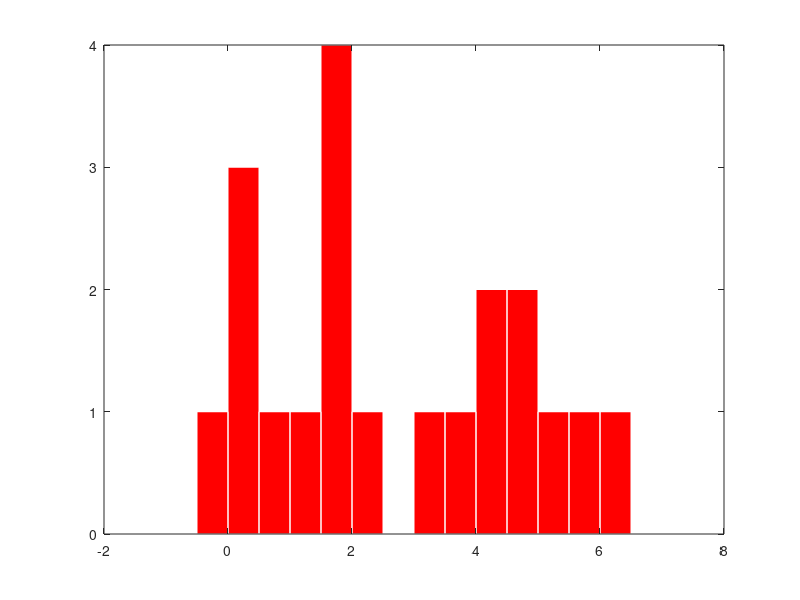
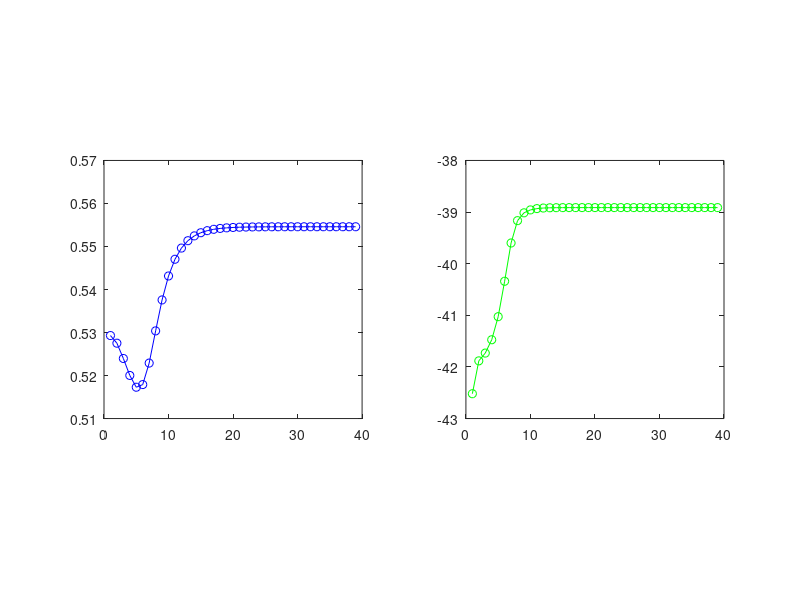

These charts were generated, in order, by the following MATLAB code:
% Show EM
%% Input data
y = [-0.39 0.12 0.94 1.67 1.76 2.44 3.72 4.28 4.92 5.53
    0.06 0.48 1.01 1.68 1.80 3.25 4.12 4.60 5.28 6.22];
y = y(:);
figure
hist(y, -0.25:0.5:6.25);
h = findobj(gca,'Type','patch');
set(h,'FaceColor',[1 0 0],'EdgeColor','w')


%% EM iteration
% Initialization
N = length(y);
pi = 0.5;
rn = randi(20,2,1);
u1 = y(rn(1));
u2 = y(rn(2));
s1 = sum((y - mean(y)).^2)/N;
s2 = s1;

% Iteration
maxit = 100; % max iteration times
PI = zeros(maxit,1);
LLH = zeros(maxit,1);
r = 0;
for i = 1:maxit
    % E step
    ph1 = normpdf(y, u1, sqrt(s1));
    ph2 = normpdf(y, u2, sqrt(s2));
    v = pi*ph2./((1-pi)*ph1 + pi*ph2); % Eq. 8.42
    
    % M step
    u1 = sum((1-v).*y)/sum(1-v);
    u2 = sum(v.*y)/sum(v);
    s1 = sum((1-v).*(y-u1).^2)/sum(1-v);
    s2 = sum(v.*(y-u2).^2)/sum(v);
    pi = sum(v)/N;
    
    % Termination?
    PI(i) = pi;
    LLH(i) = sum(log((1-pi)*ph1 + pi*ph2));
    r = r + 1;
    if (i > 10 && norm(LLH(i-10) - LLH(i)) < 1e-8) || i == maxit
        S = ['Early terminated! The number of iteration is ',num2str(i)];
        disp(S);
        break;
    end
end
PI = PI(1:r);
LLH = LLH(1:r);

figure
subplot(1,2,1);
plot(1:length(PI), PI', '-ob');
axis square;
subplot(1,2,2);
plot(1:length(LLH), LLH', '-og');
axis square;